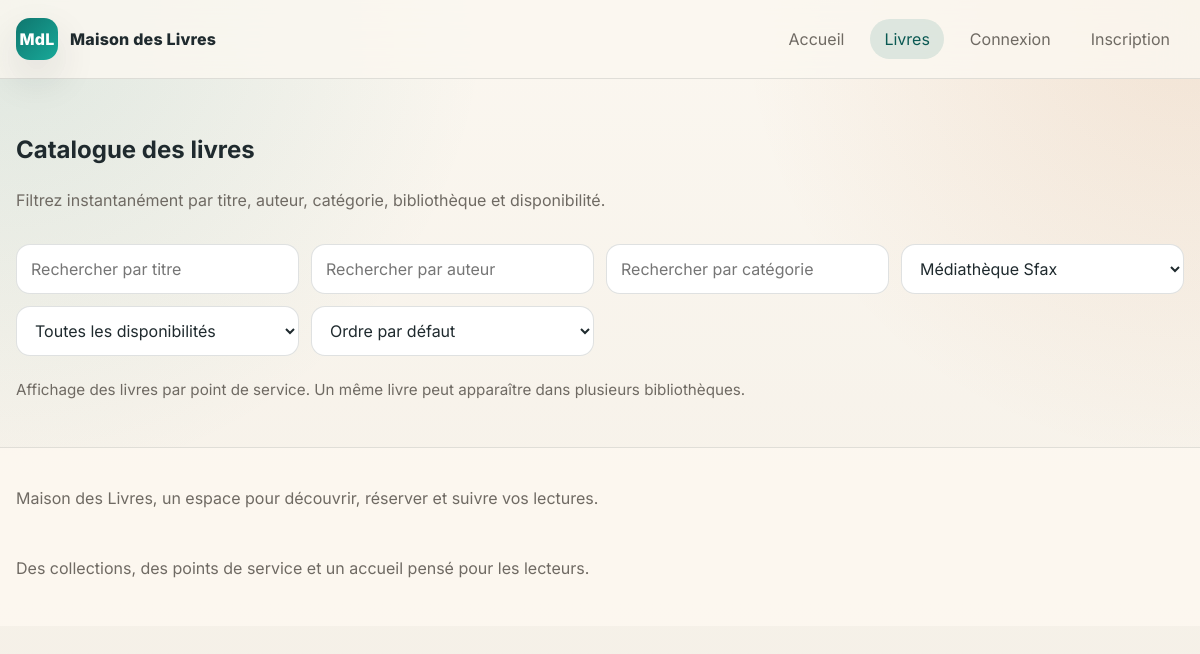
The page /books.php?branch_id=2 on the database as committed earlier.
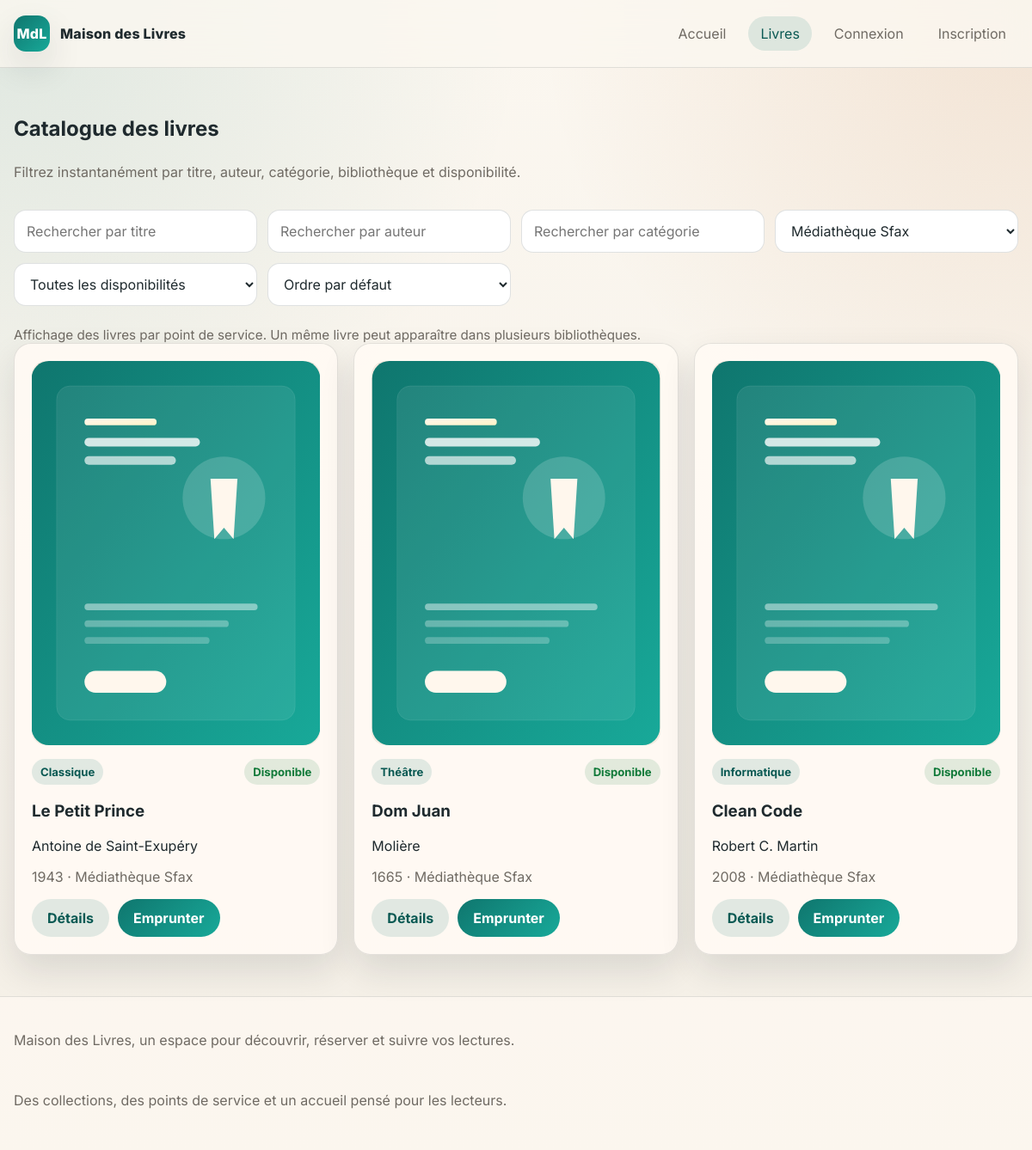
The same page on the database as committed later.
### tables this page shows
CREATE TABLE bibliotheque_livres (
    id INT UNSIGNED AUTO_INCREMENT PRIMARY KEY,
    bibliotheque_id INT UNSIGNED NOT NULL,
    livre_id INT UNSIGNED NOT NULL,
    total_exemplaires INT UNSIGNED NOT NULL DEFAULT 1,
    available_exemplaires INT UNSIGNED NOT NULL DEFAULT 1,
    created_at TIMESTAMP DEFAULT CURRENT_TIMESTAMP,
    updated_at TIMESTAMP NULL DEFAULT NULL ON UPDATE CURRENT_TIMESTAMP,
    UNIQUE KEY uq_bibliotheque_livre (bibliotheque_id, livre_id),
    CONSTRAINT fk_bibliotheque_livres_bibliotheques
        FOREIGN KEY (bibliotheque_id) REFERENCES bibliotheques(id)
        ON DELETE CASCADE ON UPDATE CASCADE,
    CONSTRAINT fk_bibliotheque_livres_livres
        FOREIGN KEY (livre_id) REFERENCES livres(id)
        ON DELETE CASCADE ON UPDATE CASCADE
);

CREATE TABLE livres (
    id INT UNSIGNED AUTO_INCREMENT PRIMARY KEY,
    titre VARCHAR(180) NOT NULL,
    auteur VARCHAR(150) NOT NULL,
    categorie VARCHAR(100) NOT NULL,
    annee_publication INT NOT NULL,
    description TEXT DEFAULT NULL,
    couverture VARCHAR(255) DEFAULT NULL,
    created_at TIMESTAMP DEFAULT CURRENT_TIMESTAMP,
    updated_at TIMESTAMP NULL DEFAULT NULL ON UPDATE CURRENT_TIMESTAMP
);

CREATE TABLE bibliotheques (
    id INT UNSIGNED AUTO_INCREMENT PRIMARY KEY,
    nom VARCHAR(150) NOT NULL,
    adresse VARCHAR(255) NOT NULL,
    ville VARCHAR(120) NOT NULL,
    telephone VARCHAR(30) DEFAULT NULL,
    description TEXT DEFAULT NULL,
    latitude DECIMAL(10,7) NOT NULL,
    longitude DECIMAL(10,7) NOT NULL,
    created_at TIMESTAMP DEFAULT CURRENT_TIMESTAMP,
    updated_at TIMESTAMP NULL DEFAULT NULL ON UPDATE CURRENT_TIMESTAMP
);

### app/config/Database.php (called while the page is built)
<?php
class Database
{
    private static ?PDO $connection = null;
    public static function getConnection(): PDO
    {
        if (self::$connection === null) {
            $host = getenv('DB_HOST') ?: 'localhost';
            $name = getenv('DB_NAME') ?: 'library_management';
            $user = getenv('DB_USER') ?: 'root';
            $pass = getenv('DB_PASS') ?: '';
            $port = getenv('DB_PORT') ?: '3306';
            $dsn = 'mysql:host=' . $host . ';port=' . $port . ';dbname=' . $name . ';charset=utf8mb4';
            self::$connection = new PDO($dsn, $user, $pass, [
                PDO::ATTR_ERRMODE => PDO::ERRMODE_EXCEPTION,
                PDO::ATTR_DEFAULT_FETCH_MODE => PDO::FETCH_ASSOC,
                PDO::ATTR_EMULATE_PREPARES => false,
            ]);
        }
        return self::$connection;
    }
}

### app/core/Model.php (called while the page is built, shortened)
<?php
abstract class Model
{
    protected PDO $db;
    public function __construct()
    {
        $this->db = Database::getConnection();
    }
    protected function execute(string $sql, array $params = []): PDOStatement
    {
        $statement = $this->db->prepare($sql);
        $statement->execute($params);
        return $statement;
    }
    protected function fetchAll(string $sql, array $params = []): array
    {
        return $this->execute($sql, $params)->fetchAll();
    }
}

### app/models/Livre.php (called while the page is built, shortened)
<?php
class Livre extends Model
{
    private ?int $id = null;
    private string $titre = '';
    private string $auteur = '';
    private string $categorie = '';
    private int $anneePublication = 0;
    private string $couverture = '';
    private array $stocks = [];
    private function hydrate(array $data): void
    {
        $this->id = isset($data['id']) ? (int) $data['id'] : null;
        $this->titre = $data['titre'] ?? '';
        $this->auteur = $data['auteur'] ?? '';
        $this->categorie = $data['categorie'] ?? '';
        $this->anneePublication = (int) ($data['annee_publication'] ?? 0);
        $this->couverture = $data['couverture'] ?? '';
        $this->stocks = $data['stocks'] ?? [];
    }
    public function getId(): ?int { return $this->id; }
    public function getTitre(): string { return $this->titre; }
    public function getAuteur(): string { return $this->auteur; }
    public function getCategorie(): string { return $this->categorie; }
    public function getAnneePublication(): int { return $this->anneePublication; }
    public function getCouverture(): string { return $this->couverture; }
    public function getBibliothequeIds(): array
    {
        $ids = [];
        foreach ($this->stocks as $stock) {
            if (!empty($stock['bibliotheque_id'])) {
                $ids[] = (int) $stock['bibliotheque_id'];
            }
        }
        return array_values(array_unique($ids));
    }
    public function getAvailableExemplaires(): int
    {
        $total = 0;
        foreach ($this->stocks as $stock) {
            $total += (int) ($stock['available_exemplaires'] ?? 0);
        }
        return $total;
    }
    public function getBibliothequeNom(): ?string
    {
        $names = [];
        foreach ($this->stocks as $stock) {
            if (!empty($stock['bibliotheque_nom'])) {
                $names[] = $stock['bibliotheque_nom'];
            }
        }
        return $names ? implode(', ', array_unique($names)) : null;
    }
    public function setStocks(array $stocks): void { $this->stocks = $stocks; }
    public function findByBranch(int $bibliothequeId): array
    {
        $rows = $this->fetchAll(
            'SELECT l.*, bl.total_exemplaires, bl.available_exemplaires, b.nom AS bibliotheque_nom, b.adresse AS bibliotheque_adresse, b.ville AS bibliotheque_ville, b.latitude AS bibliotheque_latitude, b.longitude AS bibliotheque_longitude, b.id AS bibliotheque_id
             FROM bibliotheque_livres bl
             INNER JOIN livres l ON l.id = bl.livre_id
             INNER JOIN bibliotheques b ON b.id = bl.bibliotheque_id
             WHERE bl.bibliotheque_id = :bibliotheque_id
             ORDER BY l.created_at DESC',
            ['bibliotheque_id' => $bibliothequeId]
        );
        $items = [];
        foreach ($rows as $row) {
            $book = new Livre($row);
            $book->setStocks([[
                'bibliotheque_id' => (int) $row['bibliotheque_id'],
                'bibliotheque_nom' => $row['bibliotheque_nom'],
                'total_exemplaires' => (int) $row['total_exemplaires'],
                'available_exemplaires' => (int) $row['available_exemplaires'],
            ]]);
            $items[] = $book;
        }
        return $items;
    }
}

### app/core/helpers.php (called while the page is built, shortened)
<?php
if (!function_exists('e')) {
    function e(mixed $value): string
    {
        return htmlspecialchars((string) $value, ENT_QUOTES, 'UTF-8');
    }
}
if (!function_exists('route_map')) {
    function route_map(): array
    {
        return [
            'home' => 'home.php',
            'books' => 'books.php',
            'book' => 'book.php',
            'borrow' => 'borrow.php',
            'confirmation' => 'confirmation.php',
            'register' => 'register.php',
            'login' => 'login.php',
            'logout' => 'logout.php',
            'profile' => 'profile.php',
            'my-borrowings' => 'my-borrowings.php',
            'admin-login' => 'login.php',
            'admin-logout' => 'admin-logout.php',
            'admin-dashboard' => 'admin-dashboard.php',
            'admin-books' => 'admin-books.php',
            'admin-book-form' => 'admin-book-form.php',
            'admin-book-delete' => 'admin-book-delete.php',
            'admin-borrowings' => 'admin-borrowings.php',
            'admin-users' => 'admin-users.php',
            'admin-user-view' => 'admin-user-view.php',
            'admin-user-action' => 'admin-user-action.php',
            'admin-branches' => 'admin-branches.php',
            'admin-branch-view' => 'admin-branch-view.php',
            'admin-branch-form' => 'admin-branch-form.php',
            'admin-branch-delete' => 'admin-branch-delete.php',
            'admin-statistics' => 'admin-statistics.php',
        ];
    }
}
if (!function_exists('route_file')) {
    function route_file(string $page): string
    {
        return route_map()[$page] ?? route_map()['home'];
    }
}
if (!function_exists('url')) {
    function url(string $page, array $params = []): string
    {
        $query = $params ? '?' . http_build_query($params) : '';
        return route_file($page) . $query;
    }
}

### public/books.php (the view, shortened to what the rows shown need)
<?php
require_once __DIR__ . '/../app/core/helpers.php';
require_once __DIR__ . '/../app/config/Database.php';
require_once __DIR__ . '/../app/core/Model.php';
require_once __DIR__ . '/../app/models/Livre.php';
$selectedBranchId = isset($_GET['branch_id']) ? (int) $_GET['branch_id'] : 0;
$livreModel = new Livre();
$livres = $selectedBranchId > 0 ? $livreModel->findByBranch($selectedBranchId) : $livreModel->all();
require __DIR__ . '/partials/header.php';
?>
<section class="section">
    <div class="section-head">
        <h1>Catalogue des livres</h1>
    </div>
    <div class="grid cards-3" data-books-grid>
        <?php foreach ($livres as $livre): ?>
            <?php $available = $livre->getAvailableExemplaires() > 0; ?>
            <article
                class="card book-card"
                data-book-card
                data-title="<?= e(strtolower($livre->getTitre())) ?>"
                data-author="<?= e(strtolower($livre->getAuteur())) ?>"
                data-category="<?= e(strtolower($livre->getCategorie())) ?>"
                data-branch="<?= e(implode(',', $livre->getBibliothequeIds())) ?>"
                data-branch-name="<?= e(strtolower($livre->getBibliothequeNom() ?? '')) ?>"
                data-availability="<?= $available ? 'available' : 'unavailable' ?>"
            >
                <img src="<?= e($livre->getCouverture() ?: 'assets/images/book-placeholder.svg') ?>" alt="<?= e($livre->getTitre()) ?>" class="book-cover">
                <div class="card-body">
                    <div class="card-headline">
                        <span class="tag"><?= e($livre->getCategorie()) ?></span>
                        <span class="badge <?= $available ? 'badge-success' : 'badge-danger' ?>">
                            <?= $available ? 'Disponible' : 'Épuisé' ?>
                        </span>
                    </div>
                    <h3><?= e($livre->getTitre()) ?></h3>
                    <p><?= e($livre->getAuteur()) ?></p>
                    <p class="muted"><?= e((string) $livre->getAnneePublication()) ?> · <?= e($livre->getBibliothequeNom() ?? 'Bibliothèque non définie') ?></p>
                    <div class="card-actions">
                        <a class="btn btn-secondary" href="<?= url('book', ['id' => $livre->getId()]) ?>">Détails</a>
                        <a class="btn btn-primary" href="<?= url('borrow', ['id' => $livre->getId()]) ?>">Emprunter</a>
                    </div>
                </div>
            </article>
        <?php endforeach; ?>
    </div>
</section>
<?php require __DIR__ . '/partials/footer.php'; ?>

Rows that differ between the two databases and show on the page:
added bibliotheque_livres: livre.couverture (placeholder picture), livre.categorie "Classique", livre.titre "Le Petit Prince", livre.auteur "Antoine de Saint-Exupéry", livre.annee_publication "1943", BibliothequeNom "Médiathèque Sfax"
added bibliotheque_livres: livre.couverture (placeholder picture), livre.categorie "Théâtre", livre.titre "Dom Juan", livre.auteur "Molière", livre.annee_publication "1665", BibliothequeNom "Médiathèque Sfax"
added bibliotheque_livres: livre.couverture (placeholder picture), livre.categorie "Informatique", livre.titre "Clean Code", livre.auteur "Robert C. Martin", livre.annee_publication "2008", bibliotheque.nom "Médiathèque Sfax"
